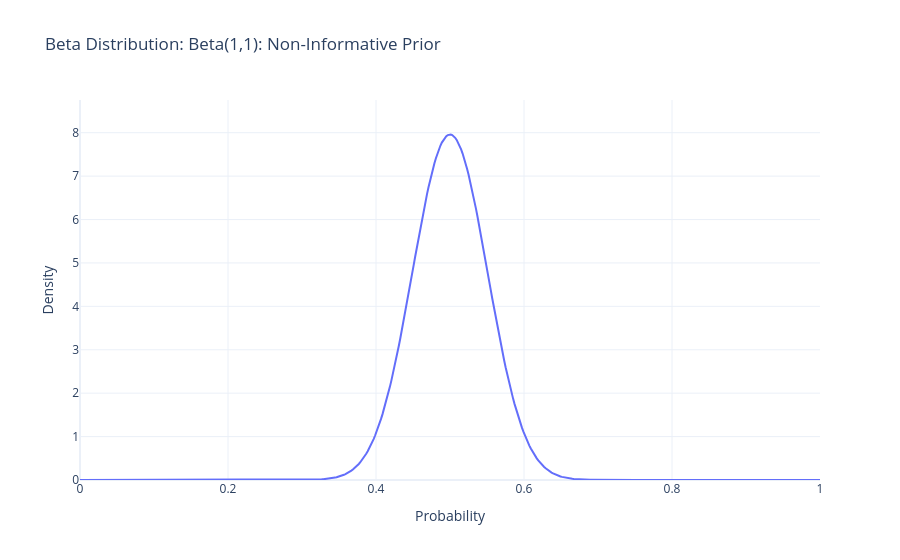

Here is the notebook cell this chart was saved with:
### Code cell
alpha = 50
beta = 50

print(f"Prior: Beta({alpha}, {beta})")

mean = beta_mean(alpha, beta)
variance = beta_variance(alpha, beta)
ci = beta_ci(alpha, beta)

print(f"Mean               : {mean:.4f}")
print(f"Variance           : {variance:.4f}")
print(f"95% Credible Interval: ({ci[0]:.4f}, {ci[1]:.4f})")

try:
    mode = beta_mode(alpha, beta)
    print(f"Mode               : {mode:.4f}")
except ValueError as e:
    print(f"Mode               : Undefined ({e})")

fig = plot_beta(
    alpha=alpha,
    beta=beta,   # Use your actual parameter name here
    label="Beta(1,1): Non-Informative Prior"
)

fig.show()

### Figure 1 — Plotly figure (JSON) as saved in the notebook; plotly's stock layout.template omitted (floating-point values rounded to 4 significant figures; data arrays with more than 128 entries replaced by an {"elided": "..."} marker saying what was removed)
{"data": [{"mode": "lines", "name": "Beta(1,1): Non-Informative Prior", "type": "scatter", "x": {"elided": "500 float values"}, "y": {"elided": "500 float values"}}], "layout": {"title": {"text": "Beta Distribution: Beta(1,1): Non-Informative Prior"}, "xaxis": {"title": {"text": "Probability"}}, "yaxis": {"range": [0, 8.753], "title": {"text": "Density"}}}}
